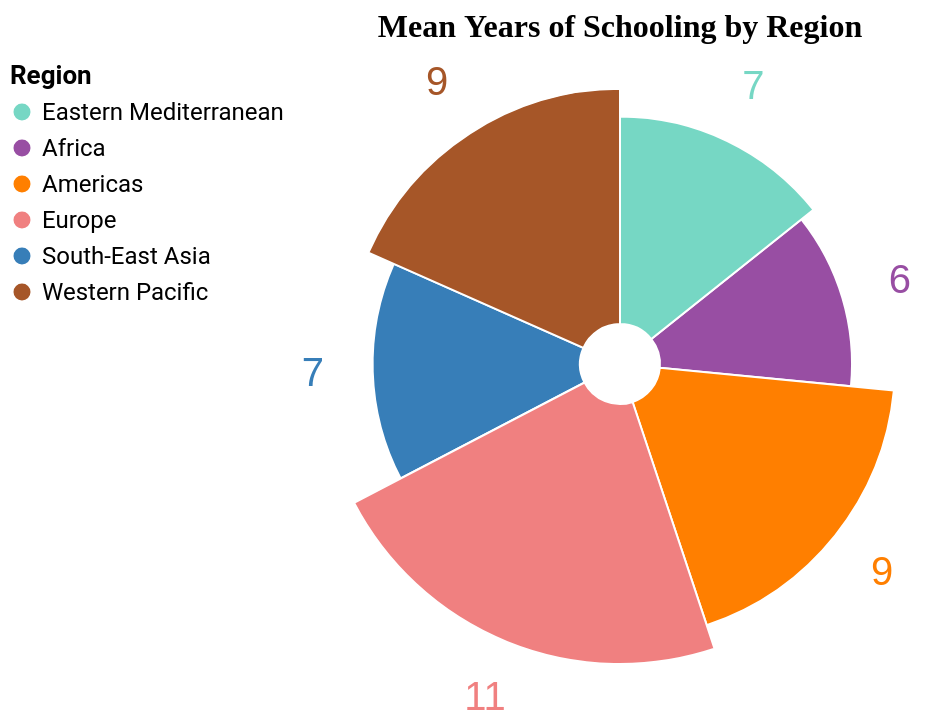

Express this chart as Vega-Lite.
### Vega-Lite specification from a JSON file in a GitHub repository (floating-point values rounded to 4 significant figures)
{"$schema": "https://vega.github.io/schema/vega-lite/v5.json", "data": {"values": [{"Region": "Africa", "Mean Years of Schooling": 6}, {"Region": "South-East Asia", "Mean Years of Schooling": 7}, {"Region": "Eastern Mediterranean", "Mean Years of Schooling": 7}, {"Region": "Western Pacific", "Mean Years of Schooling": 9}, {"Region": "Americas", "Mean Years of Schooling": 9}, {"Region": "Europe", "Mean Years of Schooling": 11}]}, "width": 300, "height": 300, "layer": [{"mark": {"type": "arc", "innerRadius": 20, "stroke": "#fff"}}, {"mark": {"type": "text", "radiusOffset": 30, "size": 20, "color": "black"}, "encoding": {"text": {"field": "Mean Years of Schooling", "type": "quantitative"}}}], "encoding": {"theta": {"field": "Mean Years of Schooling", "type": "quantitative", "stack": true, "sort": "descending"}, "radius": {"field": "Mean Years of Schooling", "scale": {"type": "sqrt", "zero": true, "rangeMin": 20}}, "color": {"field": "Region", "type": "nominal", "scale": {"domain": ["Eastern Mediterranean", "Africa", "Americas", "Europe", "South-East Asia", "Western Pacific"], "range": ["#76D7C4", "#984ea3", "#ff7f00", "#F08080", "#377eb8", "#a65628"]}, "legend": {"labelFont": "Roboto", "labelFontSize": 12, "titleFont": "Roboto", "titleFontSize": 13, "title": "Region", "orient": "left"}}}, "title": {"text": "Mean Years of Schooling by Region", "font": "Futura", "fontSize": 16, "fontWeight": "bold", "anchor": "middle", "offset": 10}, "config": {"style": {"cell": {"stroke": "transparent"}}}}
